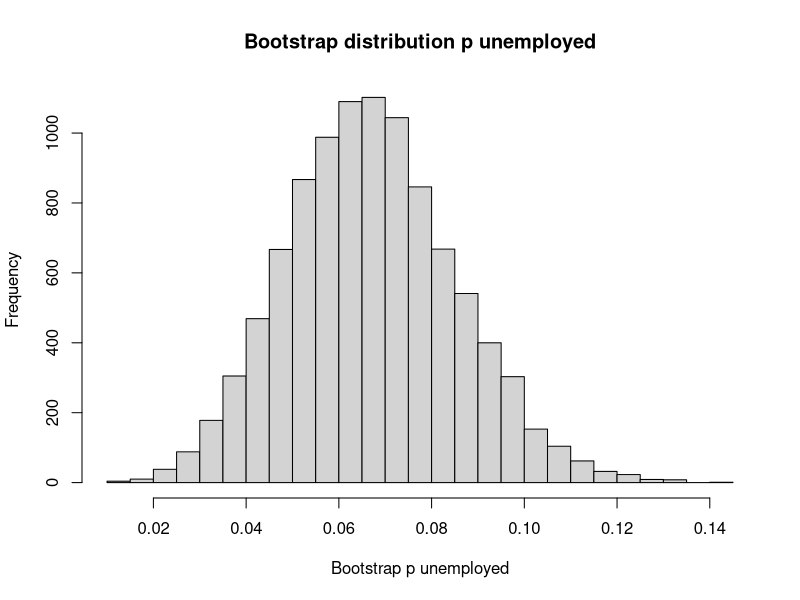

Write R code to recreate this figure.
## ---- chunk 1
n_trials <- 10000
results <- numeric(n_trials)

for (i in 1:n_trials) {
    fake_people <- sample(c('no job', 'job'),
                          size=200,
                          replace=TRUE,
                          prob=c(0.07, 0.93))
    p_unemployed <- sum(fake_people == 'no job') / 200
    results[i] <- p_unemployed
}

hist(results, breaks=25,
     main='Bootstrap distribution p unemployed',
     xlab='Bootstrap p unemployed')

p_limits <- quantile(results, c(0.025, 0.975))
rounded <- round(p_limits, 3)
message('95% percent limits for p differences: ', rounded[1], ' ', rounded[2])
